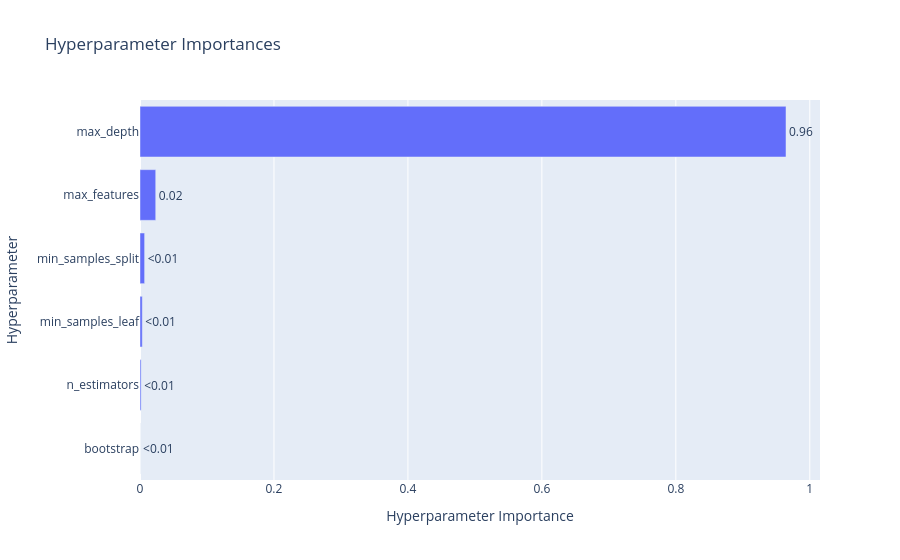

The notebook cell this image was saved under:
### Code cell
plot_param_importances(study)

### Figure 1 — Plotly figure (JSON) as saved in the notebook; plotly's stock layout.template omitted (floating-point values rounded to 4 significant figures)
{"data": [{"cliponaxis": false, "hovertemplate": ["bootstrap (CategoricalDistribution): 4.695170944751776e-05<extra></extra>", "n_estimators (IntDistribution): 0.0016727355703881556<extra></extra>", "min_samples_leaf (IntDistribution): 0.0034124720159602155<extra></extra>", "min_samples_split (IntDistribution): 0.006898762714465766<extra></extra>", "max_features (FloatDistribution): 0.02348915187798124<extra></extra>", "max_depth (IntDistribution): 0.9644799261117569<extra></extra>"], "name": "Objective Value", "orientation": "h", "text": ["<0.01", "<0.01", "<0.01", "<0.01", "0.02", "0.96"], "textposition": "outside", "type": "bar", "x": [4.695e-05, 0.001673, 0.003412, 0.006899, 0.02349, 0.9645], "y": ["bootstrap", "n_estimators", "min_samples_leaf", "min_samples_split", "max_features", "max_depth"]}], "layout": {"title": {"text": "Hyperparameter Importances"}, "xaxis": {"title": {"text": "Hyperparameter Importance"}}, "yaxis": {"title": {"text": "Hyperparameter"}}}}
